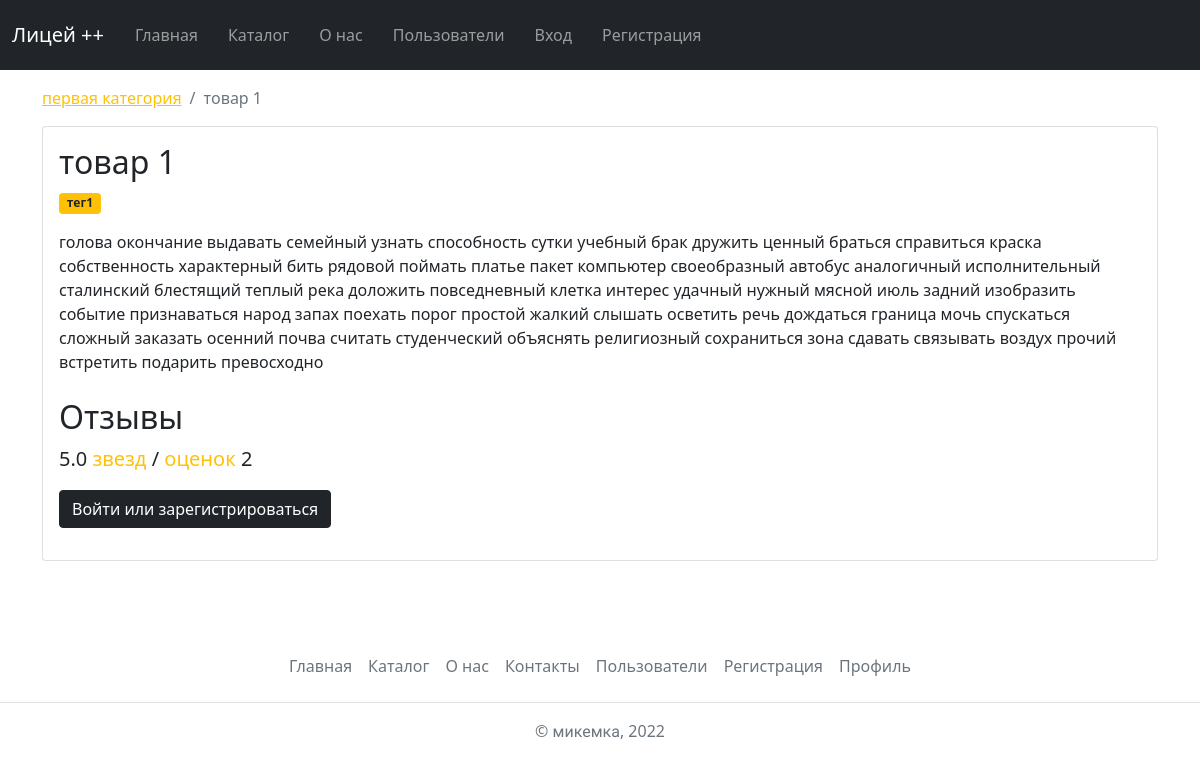
The app's page /catalog/1/ with its own data.
### catalog/models.py (models this page shows, shortened)
class Item(Published):
    name = models.CharField(
        verbose_name='Название товара',
        max_length=150
    )
    text = models.TextField(
        verbose_name='Текст',
        help_text='Минимум два слова. Обязательно должно содержаться слово превосходно или роскошно', validators=(validate_required_words, validate_words_count)
    )
    tags = models.ManyToManyField(
        verbose_name='Теги',
        to='Tag',
        related_name='items'
    )
    category = models.ForeignKey(
        verbose_name='Категория',
        to='Category',
        related_name='items',
        on_delete=models.RESTRICT
    )
    objects = ItemManager()
    class Meta:
        verbose_name = 'товар'
        verbose_name_plural = 'товары'

class Category(Slug, Published, Name):
    weight = models.PositiveSmallIntegerField(
        verbose_name='Вес',
        default=100,
        validators=(validate_weight, )
    )
    objects = CategoryManager()
    class Meta:
        verbose_name = 'категория'
        verbose_name_plural = 'категории'

class Tag(Slug, Published, Name):
    objects = TagManager()
    def __str__(self) -> str:
        if self.name:
            return self.name
        return self.slug
    class Meta:
        verbose_name = 'тег'
        verbose_name_plural = 'теги'

### catalog/views.py (the view, shortened to what this page needs)
# urls.py: path('<int:pk>/', views.ItemDetail.as_view(), name='item_detail'),
class ItemDetail(View):
    def get(self, request, pk):
        item = get_object_or_404(
            Item.objects.published_item_and_tags(),
            pk=pk
        )
        user_star = '0'
        return render(request, 'catalog/item_detail.html', {
            'item': item,
            'variants': Rating.CHIOCES,
            'stars': item.ratings.exclude(star=0).aggregate(Avg('star'), Count('star')),
            'user_star': 5 - int(user_star),
        })

### catalog/models.py (called while the page is built)
    def published_tags(self):
        return self.filter(is_published=True)

    def published_item_and_tags(self):
        return self.filter(is_published=True).prefetch_related(
            Prefetch(
                'tags',
                queryset=Tag.objects.published_tags()
            )
        )

### templates/catalog/item_detail.html (shortened to what this page needs)
{% extends 'base.html' %}
{% block content %}
<div class="container mt-3">
    <ol class="breadcrumb">
        <li class="breadcrumb-item"><a href="{% url 'item_list' %}#{{ item.category.slug }}" class="text-warning">{{ item.category.name|default:item.category.slug }}</a></li>
        <li class="breadcrumb-item active" aria-current="page">{{ item.name }}</li>
    </ol>
    <div class="card">
        <div class="card-body">
            <h1 class="card-title h2">{{ item.name }}</h5>
            <p><span class="badge bg-warning text-dark">{{ item.tags.all|join:'</span> <span class="badge bg-warning text-dark">' }}</span></p>
            <p class="card-text">{{ item.text }}</p>
            <section class="mt-4">
                <h2>Отзывы</h2>
                <p class="lead">
                {% if stars.star__avg %}
                    {{ stars.star__avg }} <span class="text-warning">звезд</span> / <span class="text-warning">оценок</span> {{ stars.star__count }}
                {% else %}
                    Товар еще <span class="text-warning">никто</span> не оценил. Будьте первым!
                {% endif %}
                </p>
                {% if request.user.is_authenticated %}
                <div class="mt-4">
                    <h3 class="h2">Оценить</h3>
                    <form method="post">
                        {% csrf_token %}
                        {% for i in variants %}
                            <div class="form-check">
                                <input
                                    class="form-check-input"
                                    type="radio"
                                    name="rate"
                                    value="{{ i.0 }}"
                                    id="RadioRate{{ forloop.counter0 }}"
                                    {% if forloop.counter0 == user_star %}
                                        checked
                                    {% endif %}
                                >
                                <label class="form-check-label" for="RadioRate{{ forloop.counter0 }}">
                                    {{ i.1 }}
                                </label>
                            </div>
                        {% endfor %}
                        <button type="submit" class="btn btn-dark mt-2">Оценить</button>
                    </form>
                </div>
                {% else %}
                <article class="mb-3">
                    <a href="{% url 'signup' %}" class="btn btn-dark">Войти или зарегистрироваться</a>
                </article>
                {% endif %}
            </section>
        </div>
    </div>
</div>
{% endblock %}

### static/css/main.css (style rules this page uses)
* { margin: 0; padding: 0; }
html, body { height: 100%; }

### records on screen
Item: category.name "первая категория", name "товар 1", tags.all "тег1", text "голова окончание выдавать семейный узнать способность сутки учебный брак дружить ценный браться справиться краска собственность характерный бить рядовой поймать платье пакет компьютер своеобразный автобус аналогичный исполнительный сталинский блестящий теплый река доложить повседневный клетка интерес удачный нужный мясной июль задний изобразить событие признаваться народ запах поехать порог простой жалкий слышать осветить речь дождаться граница мочь спускаться сложный заказать осенний почва считать студенческий объяснять религиозный сохраниться зона сдавать связывать воздух прочий встретить подарить превосходно"

### other values on screen
{{ stars.star__avg }} "5.0"
{{ stars.star__count }} "2"
